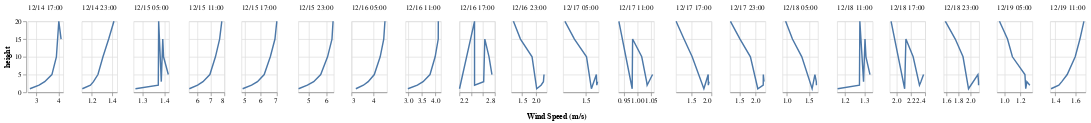

The code cell stored with this chart in its notebook:
### Code cell
alt.Chart(sos_tidy_temps).transform_filter(
    alt.datum.measurement == 'wind speed'
).mark_line().encode(
    alt.X('value:Q', sort='-y', title=None),
    alt.Y('height:Q'),
    alt.Facet('time:T', header=alt.Header(format="%m/%d %H:00", formatType='time'), title='Wind Speed (m/s)')
).properties(
    width=50, 
    height=100
).resolve_scale(
    x='independent'
).configure_header(
    titleOrient='bottom'
)

### Figure 1 — Vega-Lite specification as saved in the notebook (floating-point values rounded to 4 significant figures; data arrays with more than 128 entries replaced by an {"elided": "..."} marker saying what was removed)
{"config": {"view": {"continuousWidth": 400, "continuousHeight": 300}, "header": {"titleOrient": "bottom"}}, "data": {"name": "data-023798409f7c461b2e7c5923d21f8ee8"}, "mark": "line", "encoding": {"facet": {"field": "time", "header": {"format": "%m/%d %H:00", "formatType": "time"}, "title": "Wind Speed (m/s)", "type": "temporal"}, "x": {"field": "value", "sort": "-y", "title": null, "type": "quantitative"}, "y": {"field": "height", "type": "quantitative"}}, "height": 100, "resolve": {"scale": {"x": "independent"}}, "transform": [{"filter": "(datum.measurement === 'wind speed')"}], "width": 50, "$schema": "https://vega.github.io/schema/vega-lite/v4.17.0.json", "datasets": {"data-023798409f7c461b2e7c5923d21f8ee8": {"elided": "1360 records"}}}
